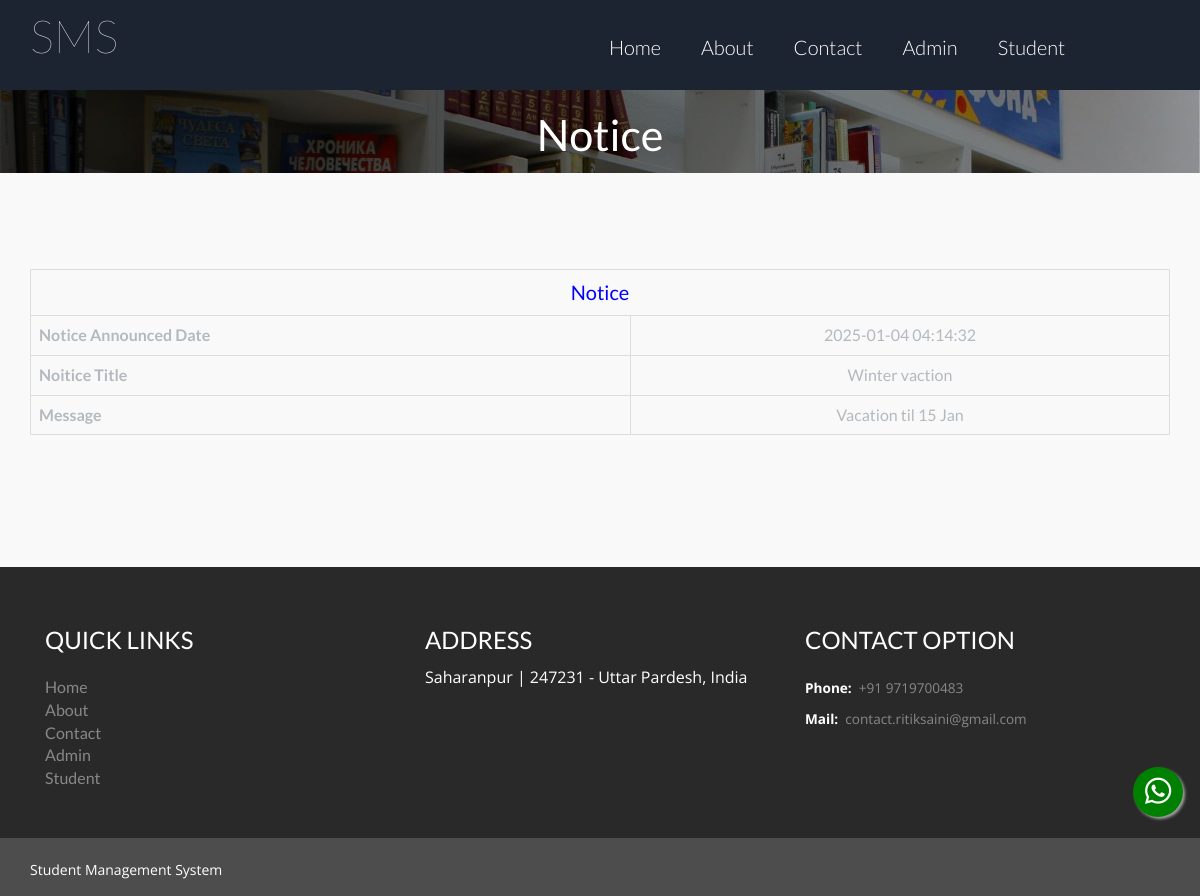
Page /view-public-notice.php?viewid=3 on the committed database.
### tables this page shows
CREATE TABLE `tblpublicnotice` (
  `ID` int(5) NOT NULL,
  `NoticeTitle` varchar(200) DEFAULT NULL,
  `NoticeMessage` mediumtext DEFAULT NULL,
  `CreationDate` timestamp NULL DEFAULT current_timestamp()
);

CREATE TABLE `tblpage` (
  `ID` int(10) NOT NULL,
  `PageType` varchar(200) DEFAULT NULL,
  `PageTitle` mediumtext DEFAULT NULL,
  `PageDescription` mediumtext DEFAULT NULL,
  `Email` varchar(200) DEFAULT NULL,
  `MobileNumber` bigint(10) DEFAULT NULL,
  `UpdationDate` date DEFAULT NULL
);

### view-public-notice.php (the view, shortened to what this page needs)
<?php
include('includes/dbconnection.php');
?>
<!doctype html>
<html>
<head>
<link href="css/bootstrap.css" rel="stylesheet" type="text/css" media="all">
<link href="css/style.css" rel="stylesheet" type="text/css"/>
<link rel="stylesheet" type="text/css" href="css/default.css" />
<link rel="stylesheet" type="text/css" href="css/component.css" />
</head>
	<body>
<?php include_once('includes/header.php');?>
<div class="banner banner5">
	<div class="container">
	<h2>Notice</h2>
	</div>
</div>
<div class="welcome">
	<div class="container">
		<table border="1" class="table table-bordered mg-b-0">
                      <?php
$vid=$_GET['viewid'];
$sql="SELECT * from tblpublicnotice where ID=:vid";
$query = $dbh -> prepare($sql);
$query->bindParam(':vid',$vid,PDO::PARAM_STR);
$query->execute();
$results=$query->fetchAll(PDO::FETCH_OBJ);
$cnt=1;
if($query->rowCount() > 0)
{
foreach($results as $row)
{               ?>
 <tr align="center" class="table-warning">
<td colspan="4" style="font-size:20px;color:blue">
 Notice</td></tr>
<tr class="table-info">
    <th>Notice Announced Date</th>
    <td><?php  echo $row->CreationDate;?></td>
  </tr>
    <tr class="table-info">
    <th>Noitice Title</th>
    <td><?php  echo $row->NoticeTitle;?></td>
  </tr>
  <tr class="table-info">
     <th>Message</th>
    <td><?php  echo $row->NoticeMessage;?></td>
  </tr>
  <?php $cnt=$cnt+1;}} ?>
</table>
	</div>
</div>
<?php include_once('includes/footer.php');?>
	</body>
</html>

### includes/footer.php (shortened to what this page needs)
<div class="footer">
    <div class="container">
      <div class="col-md-4 footer-right">
      <h3>Quick Links</h3>
        <ul style="list-style-type: none;">
          <li><a href="index.php">Home</a></li>
          <li><a href="about.php">About</a></li>
          <li><a href="contact.php">Contact</a></li>
          <li><a href="admin/login.php">Admin</a></li>
          <li><a href="user/login.php">Student</a></li>
        </ul>
      </div>
      <div class="col-md-4 footer-middle">
        <?php
      $sql="SELECT * from tblpage where PageType='contactus'";
      $query = $dbh -> prepare($sql);
      $query->execute();
      $results=$query->fetchAll(PDO::FETCH_OBJ);
      $cnt=1;
      if($query->rowCount() > 0)
      {
      foreach($results as $row)
      {               ?>
        <h3>Address</h3>
        <p style="color:#fff">
        <?php  echo htmlentities($row->PageDescription);?></p>
        <?php $cnt=$cnt+1;}} ?></div>
        <div class="col-md-4 footer-right">
          <h3>Contact Option</h3>
          <p style="color:#fff"><b>Phone:</b><a href="tel:+91 <?php  echo htmlentities($row->MobileNumber);?>">&nbsp; +91 <?php  echo htmlentities($row->MobileNumber);?></a></p>
          <p style="color:#fff"><b>Mail:</b><a href="mailto:<?php  echo htmlentities($row->Email);?>">&nbsp; <?php  echo htmlentities($row->Email);?></a></p>
        </div>
        <div class="clearfix"> </div>
      </div>
  </div>
<div class="copyright">
    <div class="container">
      <div class="copyright-left">
      <p>Student Management System </p>
      </div>
      <div class="clearfix"> </div>
    </div>
  </div>
  <a href="https://api.whatsapp.com/send?phone=<?php  echo htmlentities($row->MobileNumber);?>" class="floata" target="_blank">
            <i class="fab fa-whatsapp my-floata"></i>
        </a>

### css/style.css (style rules this page uses)
html, body { font-family: 'Open Sans', sans-serif; font-size: 100%; background: #FFf; }
body a { transition:0.5s all; -webkit-transition:0.5s all; -moz-transition:0.5s all; -o-transition:0.5s all; -ms-transition:0.5s all; }
h1,h2,h3,h4,h5,h6 { margin:0; }
p { margin:0; font-family: 'Open Sans', sans-serif; }
ul { margin:0; padding:0; }
.banner { background:url(../images/web_change.jpg); background-size:cover; min-height:650px; padding-top:0em !important; text-align:center; }
.welcome { padding: 6em 0 7em; text-align: center; }
.footer { padding:3em 0; background:#292929; }
.footer-middle h3 { color: #FFFFFF; font-size: 1.5em; font-weight: 400; margin: 0; text-transform: uppercase; }
.footer-right p { color: #989898; font-size: .85em; margin: .5em 0 0 0; line-height: 1.8em; font-weight: 400; }
.footer-right h3 { color: #fff; font-size: 1.5em; text-transform: uppercase; margin-bottom: 10px; margin-top: 0; }
.copyright { background: #4D4D4D; padding: 1em 0; }
.copyright-left p { color: #FFF; font-size: 14px; margin: .4em 0 0 0; }
.copyright-left { float:left; }
.banner5 { min-height: 83px; }
.banner5 h2 { color: #fff; padding-top: 21px; margin: 0; font-size: 2.7em }
.grid_5 h1, h2, h3, h4, h5, h6 { padding: 12px 0; }
.floata { position: fixed; width: 50px; height: 50px; bottom: 79px; right: 17px!important; background-color: green; color: #FFF; border-radius: 50px; text-align: center; font-size: 30px; box-shadow: 2px 2px 3px #a2a2a2; z-index: 100; animation-name: animationWhatsapBTN; animation-duration: 1s; animation-iteration-count: infinite; animation-direction: alternate; }
.my-floata { margin-top: 9px; }

### css/default.css (style rules this page uses)
*, *:after, *:before { -webkit-box-sizing: border-box; -moz-box-sizing: border-box; box-sizing: border-box; }
body, html { font-size: 100%; padding: 0; margin: 0; }
.clearfix:before, .clearfix:after { content: " "; display: table; }
.clearfix:after { clear: both; }
body { font-family: 'Lato', Calibri, Arial, sans-serif; color: #b3b9bf; background: #f9f9f9; }
a { color: #888; text-decoration: none; }

### rows in the picture
tblpublicnotice: CreationDate "2025-01-04 04:14:32", NoticeTitle "Winter vaction", NoticeMessage "Vacation til 15 Jan"
tblpage: PageDescription "Saharanpur | 247231 - Uttar Pardesh, India", MobileNumber "9719700483", Email "contact.ritiksaini@gmail.com"
